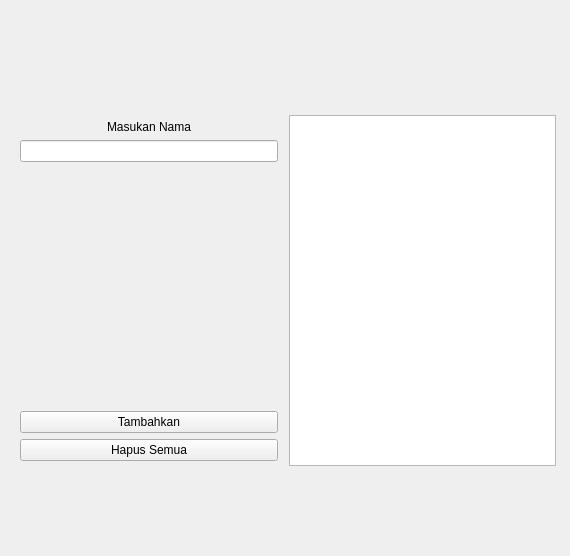
<?xml version="1.0" encoding="UTF-8"?>
<ui version="4.0">
 <class>Form</class>
 <widget class="QWidget" name="Form">
  <property name="geometry">
   <rect>
    <x>0</x>
    <y>0</y>
    <width>570</width>
    <height>556</height>
   </rect>
  </property>
  <property name="windowTitle">
   <string>Form</string>
  </property>
  <widget class="QWidget" name="horizontalLayoutWidget">
   <property name="geometry">
    <rect>
     <x>10</x>
     <y>110</y>
     <width>551</width>
     <height>361</height>
    </rect>
   </property>
   <layout class="QHBoxLayout" name="horizontalLayout">
    <property name="spacing">
     <number>6</number>
    </property>
    <property name="leftMargin">
     <number>5</number>
    </property>
    <property name="topMargin">
     <number>5</number>
    </property>
    <property name="rightMargin">
     <number>5</number>
    </property>
    <property name="bottomMargin">
     <number>5</number>
    </property>
    <item>
     <layout class="QVBoxLayout" name="verticalLayout">
      <property name="leftMargin">
       <number>5</number>
      </property>
      <property name="topMargin">
       <number>5</number>
      </property>
      <property name="rightMargin">
       <number>5</number>
      </property>
      <property name="bottomMargin">
       <number>5</number>
      </property>
      <item>
       <widget class="QLabel" name="label">
        <property name="text">
         <string>Masukan Nama</string>
        </property>
        <property name="alignment">
         <set>Qt::AlignCenter</set>
        </property>
       </widget>
      </item>
      <item>
       <widget class="QLineEdit" name="lineEditNama"/>
      </item>
      <item>
       <spacer name="verticalSpacer">
        <property name="orientation">
         <enum>Qt::Vertical</enum>
        </property>
        <property name="sizeHint" stdset="0">
         <size>
          <width>20</width>
          <height>40</height>
         </size>
        </property>
       </spacer>
      </item>
      <item>
       <widget class="QPushButton" name="pushButtonTambah">
        <property name="text">
         <string>Tambahkan</string>
        </property>
       </widget>
      </item>
      <item>
       <widget class="QPushButton" name="pushButtonHapusSemua">
        <property name="text">
         <string>Hapus Semua</string>
        </property>
       </widget>
      </item>
     </layout>
    </item>
    <item>
     <widget class="QListWidget" name="listWidgetNama"/>
    </item>
   </layout>
  </widget>
 </widget>
 <resources/>
 <connections>
  <connection>
   <sender>pushButtonHapusSemua</sender>
   <signal>clicked()</signal>
   <receiver>listWidgetNama</receiver>
   <slot>clear()</slot>
   <hints>
    <hint type="sourcelabel">
     <x>148</x>
     <y>449</y>
    </hint>
    <hint type="destinationlabel">
     <x>422</x>
     <y>290</y>
    </hint>
   </hints>
  </connection>
 </connections>
</ui>
